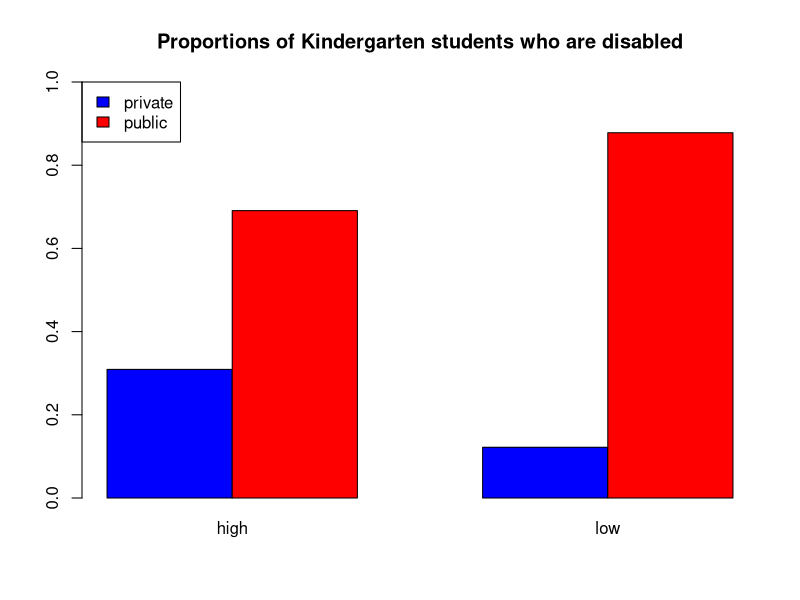

R code for this plot:
#ASSR Chapter 4

#4.2
ecls=read.table(file="ecls200.txt",header=TRUE)
table(ecls$gender)
table(ecls$p1disabl)

tab=table(ecls$p1disabl,ecls$gender)   #table(row,column)
rownames(tab)=c("yes","no")
colnames(tab)=c("boy","girl")
addmargins(tab)
prop.table(tab,margin=2)  #margin=2 delivers conditional proportions within column 

#4.3
f=fisher.test(tab)
f$estimate

library(car)
ecls$daded=as.factor(recode(ecls$wkdaded, "1:3='low'; 6:9='high'; else=NA"))
ecls$schtype=as.factor(recode(ecls$s2kpupri,"2='0';'else'"))
ecls$schtype=factor(ecls$schtype,level=c(0,1),labels=c("private","public"))
table(ecls$daded)
table(ecls$schtype)

tab=table(ecls$schtype,ecls$daded)
addmargins(tab)
prop.table(tab,margin=2)

ptab=prop.table(tab,margin=2)
RD=ptab[1,1]-ptab[1,2]
RD   #risk difference
RR=ptab[1,1]/ptab[1,2]
RR   #risk ratio
OR=(ptab[1,1]/ptab[2,1])/(ptab[1,2]/ptab[2,2])
OR   #odds ratio

#4.4
#barplot() requires a table() object
p=prop.table(tab,margin=2)
barplot(p,col=c("blue","red"), 
        ylim=c(0,1),
        beside=T, args.legend=list(x="topleft"),
        legend=rownames(tab),
        main = "Proportions of Kindergarten students who are disabled")



